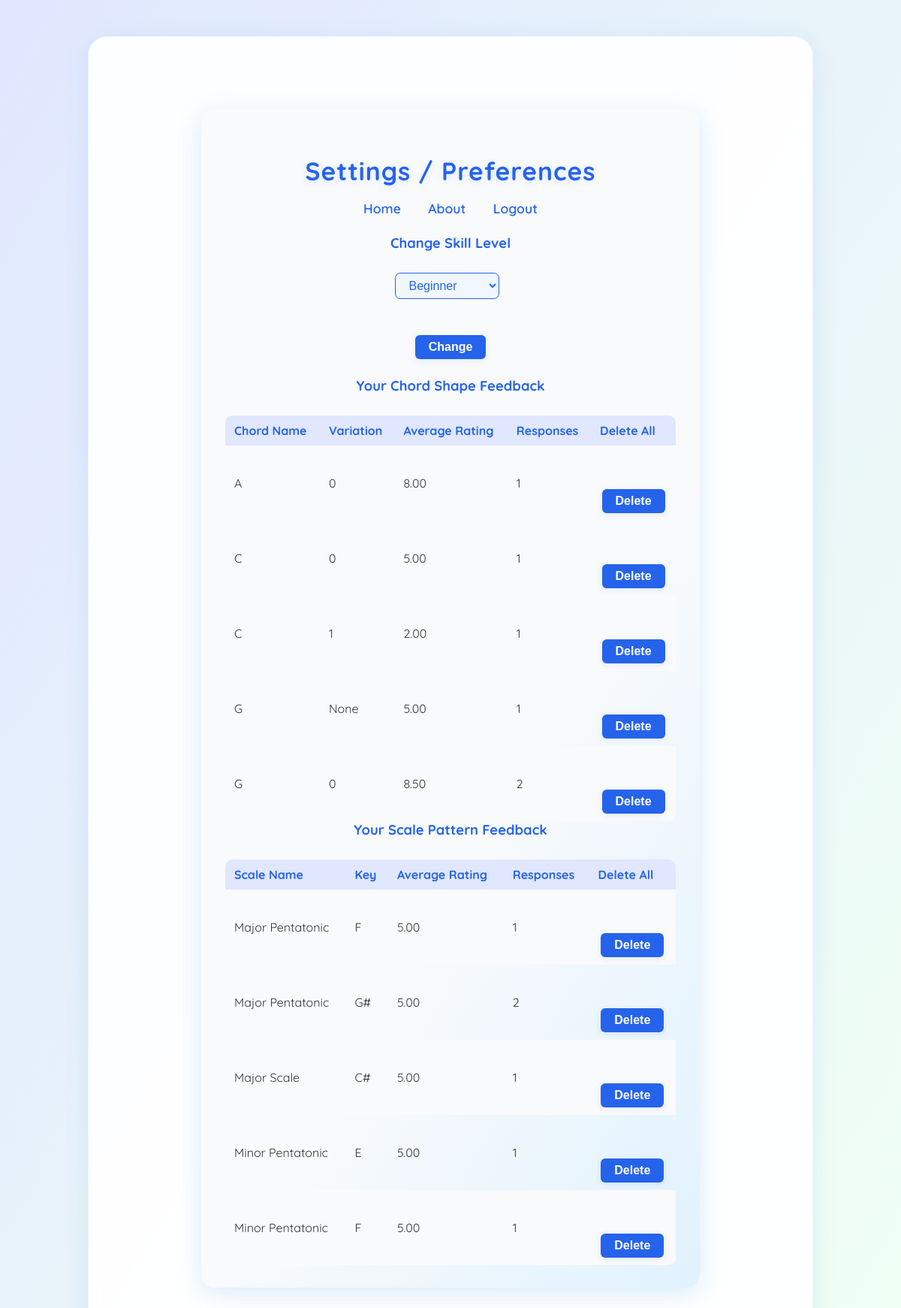
/preferences (signed in), run on an earlier commit of the app's database.
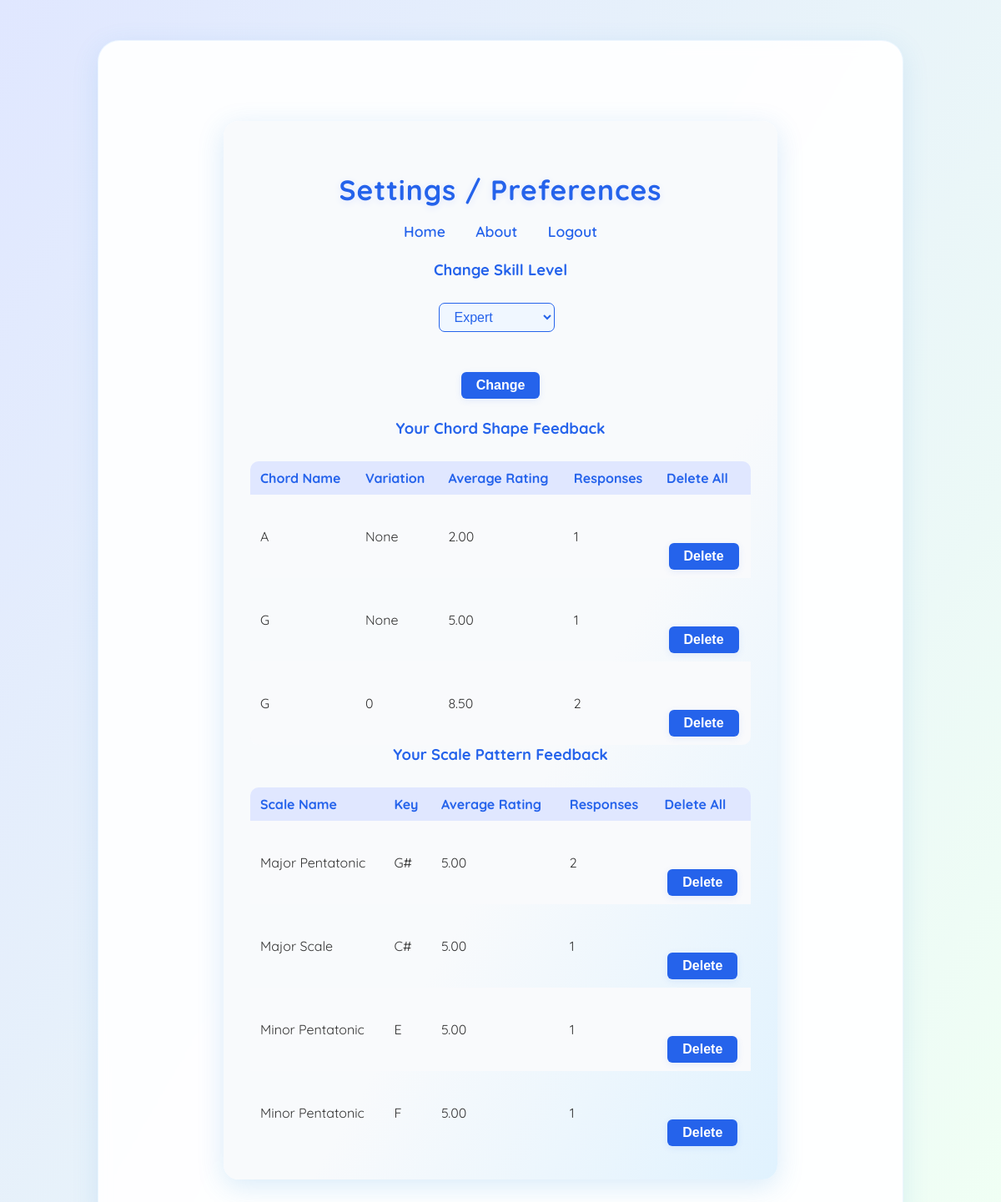
And on a later commit of the database.
### tables this page shows
CREATE TABLE feedback (id INTEGER PRIMARY KEY, user_id INTEGER, exercise_type TEXT, rating INTEGER, chord_name TEXT, scale_name TEXT, scale_key TEXT, shape_name TEXT, variation_index INTEGER);

### GuitarWarmUp_Coach.py (the view, shortened to what this page needs)
@app.route('/preferences', methods=['GET', 'POST'])
def preferences():
    if 'user_id' not in session:
        return redirect(url_for('login'))
    with engine.connect() as conn:
        chord_feedback = conn.execute(
            text("""
                SELECT chord_name, variation_index, AVG(rating) as avg_rating, COUNT(*) as count
                FROM feedback
                WHERE user_id=:user_id AND exercise_type='single_chord'
                GROUP BY chord_name, variation_index
            """),
            {'user_id': session['user_id']}
        ).fetchall()
        scale_feedback = conn.execute(
            text("""
                SELECT scale_name, scale_key, AVG(rating) as avg_rating, COUNT(*) as count
                FROM feedback
                WHERE user_id=:user_id AND exercise_type='scale'
                GROUP BY scale_name, scale_key
            """),
            {'user_id': session['user_id']}
        ).fetchall()
    skill_level = session.get('skill_level', 'beginner')
    return render_template(
        'preferences.html',
        chord_feedback=chord_feedback,
        scale_feedback=scale_feedback,
        skill_level=skill_level
    )

### templates/preferences.html (shortened to what this page needs)
<!DOCTYPE html>
<html lang="en">
<head>
    <link rel="stylesheet" href="{{ url_for('static', filename='css/styles.css') }}">
</head>
<body>
    <div class="main-container">
        <div class="prefs-card">
            <header>
                <h1>Settings / Preferences</h1>
                <nav>
                    <a href="/">Home</a>
                    <a href="/about">About</a>
                    <a href="/logout" class="logout-btn">Logout</a>
                </nav>
            </header>
            <h2>Change Skill Level</h2>
            <form method="post" style="margin-bottom: 24px;">
                <select name="skill_level">
                    <option value="beginner" {% if skill_level == 'beginner' %}selected{% endif %}>Beginner</option>
                    <option value="expert" {% if skill_level == 'expert' %}selected{% endif %}>Expert</option>
                </select>
                <button type="submit" class="prefs-btn">Change</button>
            </form>
            <h2>Your Chord Shape Feedback</h2>
            {% if chord_feedback %}
                <table class="prefs-table">
                    <tr>
                        <th>Chord Name</th>
                        <th>Variation</th>
                        <th>Average Rating</th>
                        <th>Responses</th>
                        <th>Delete All</th>
                    </tr>
                    {% for entry in chord_feedback %}
                    <tr>
                        <td>{{ entry.chord_name }}</td>
                        <td>{{ entry.variation_index }}</td>
                        <td>{{ "%.2f"|format(entry.avg_rating) }}</td>
                        <td>{{ entry.count }}</td>
                        <td>
                            <form method="post" style="display:inline;">
                                <button type="submit" name="delete_pattern" class="prefs-btn" onclick="return confirm('Delete all feedback for this chord shape?');">Delete</button>
                            </form>
                        </td>
                    </tr>
                    {% endfor %}
                </table>
            {% else %}
                <div class="prefs-empty">No chord feedback yet.</div>
            {% endif %}
            <h2>Your Scale Pattern Feedback</h2>
            {% if scale_feedback %}
                <table class="prefs-table">
                    <tr>
                        <th>Scale Name</th>
                        <th>Key</th>
                        <th>Average Rating</th>
                        <th>Responses</th>
                        <th>Delete All</th>
                    </tr>
                    {% for entry in scale_feedback %}
                    <tr>
                        <td>{{ entry.scale_name }}</td>
                        <td>{{ entry.scale_key }}</td>
                        <td>{{ "%.2f"|format(entry.avg_rating) }}</td>
                        <td>{{ entry.count }}</td>
                        <td>
                            <form method="post" style="display:inline;">
                                <button type="submit" name="delete_pattern" class="prefs-btn" onclick="return confirm('Delete all feedback for this scale pattern?');">Delete</button>
                            </form>
                        </td>
                    </tr>
                    {% endfor %}
                </table>
            {% else %}
                <div class="prefs-empty">No scale feedback yet.</div>
            {% endif %}
        </div>
    </div>
</body>
</html>

### static/css/styles.css (style rules this page uses)
body { background: linear-gradient(120deg, #e0e7ff 0%, #f0fff4 100%); font-family: 'Quicksand', Arial, sans-serif; min-height: 100vh; margin: 0; padding: 0; color: #333; text-align: center; }
.main-container { max-width: 900px; margin: 48px auto 0 auto; background: rgba(255, 255, 255, 0.92); border-radius: 26px; box-shadow: 0 8px 32px rgba(52, 144, 220, 0.13); padding: 48px 32px 56px 32px; backdrop-filter: blur(8px); border: 1.5px solid rgba(180, 220, 255, 0.25); text-align: center; }
header { margin-bottom: 24px; }
h1 { text-align: center; margin-bottom: 40px; font-size: 2.7em; letter-spacing: 1.5px; color: #2563eb; font-weight: 800; text-shadow: 0 2px 8px #e0e7ff; }
h2 { text-align: center; margin-bottom: 28px; font-size: 1.6em; color: #059669; font-weight: 700; }
nav { margin-bottom: 24px; }
nav a { color: #2563eb; font-weight: 600; margin: 0 16px; text-decoration: none; font-size: 1.1em; transition: color 0.2s; }
.btn-main, button { display: block; background: #2563eb; color: #fff; border: none; border-radius: 12px; padding: 16px 38px; font-size: 1.15em; font-weight: bold; margin: 48px auto 0 auto; cursor: pointer; transition: background 0.2s, transform 0.15s, box-shadow 0.18s; box-shadow: 0 2px 8px rgba(37, 99, 235, 0.10); }
a { color: #2563eb; text-decoration: underline; font-weight: 600; margin-top: 24px; display: inline-block; transition: color 0.2s; }
select { padding: 7px 14px; border-radius: 7px; border: 1.5px solid #2563eb; font-size: 1em; margin-right: 10px; background: #f0f7ff; color: #2563eb; }
.prefs-card { background: linear-gradient(120deg, #f8fafc 60%, #e0f2fe 100%); border-radius: 18px; box-shadow: 0 8px 32px rgba(52, 144, 220, 0.18); padding: 38px 32px 30px 32px; max-width: 600px; margin: 48px auto 0 auto; animation: fadeInCard 0.7s; }
.prefs-card h1 { color: #2563eb; font-size: 2.1em; margin-bottom: 18px; font-weight: 800; letter-spacing: 1px; }
.prefs-card h2 { margin-top: 0; color: #2563eb; font-size: 1.15em; font-weight: 700; }
.prefs-table { width: 100%; border-collapse: collapse; margin-top: 18px; border-radius: 10px; overflow: hidden; }
.prefs-table th, .prefs-table td { padding: 10px 12px; text-align: left; }
.prefs-table th { background: #e0e7ff; color: #2563eb; font-weight: 700; }
.prefs-table tr:nth-child(even) { background: #f9fafc; }
.prefs-btn, .prefs-table button { background: #2563eb; color: #fff; border: none; border-radius: 6px; padding: 7px 18px; font-size: 1em; cursor: pointer; transition: background 0.2s; font-weight: 600; }

What changed in the data, as far as the page shows it:
removed feedback: scale_name "Major Pentatonic", scale_key "F", avg_rating "5.00", count "1"
Also different on the page:
form field skill_level: "Beginner" → "Expert"
new list line: "A None 2.00 1 Delete"
list line gone: "A 0 8.00 1 Delete"
list line gone: "C 0 5.00 1 Delete"
list line gone: "C 1 2.00 1 Delete"
